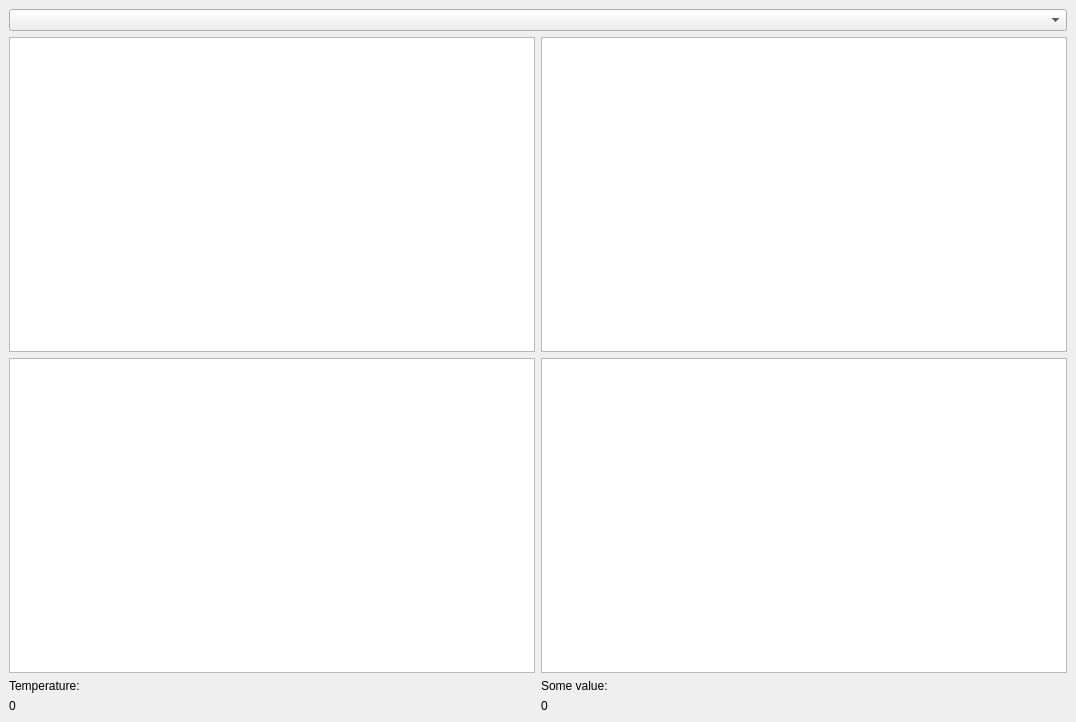
<?xml version="1.0" encoding="UTF-8"?>
<ui version="4.0">
 <class>mainwindow</class>
 <widget class="QMainWindow" name="mainwindow">
  <property name="geometry">
   <rect>
    <x>0</x>
    <y>0</y>
    <width>1076</width>
    <height>722</height>
   </rect>
  </property>
  <property name="windowTitle">
   <string>mainwindow</string>
  </property>
  <widget class="QWidget" name="centralwidget">
   <property name="sizePolicy">
    <sizepolicy hsizetype="Preferred" vsizetype="Preferred">
     <horstretch>0</horstretch>
     <verstretch>0</verstretch>
    </sizepolicy>
   </property>
   <layout class="QVBoxLayout" name="verticalLayout">
    <item>
     <widget class="QComboBox" name="ports"/>
    </item>
    <item>
     <layout class="QGridLayout" name="gridLayout" rowstretch="1,1,0,0,0,0">
      <property name="sizeConstraint">
       <enum>QLayout::SetDefaultConstraint</enum>
      </property>
      <item row="0" column="0">
       <widget class="QChartView" name="chart1"/>
      </item>
      <item row="0" column="1">
       <widget class="QChartView" name="chart2"/>
      </item>
      <item row="1" column="1">
       <widget class="QChartView" name="chart4"/>
      </item>
      <item row="1" column="0">
       <widget class="QChartView" name="chart3"/>
      </item>
     </layout>
    </item>
    <item>
     <layout class="QHBoxLayout" name="horizontalLayout">
      <item>
       <layout class="QVBoxLayout" name="verticalLayout_3">
        <item>
         <widget class="QLabel" name="title1">
          <property name="text">
           <string>Temperature:</string>
          </property>
         </widget>
        </item>
        <item>
         <widget class="QLabel" name="value1">
          <property name="text">
           <string>0</string>
          </property>
         </widget>
        </item>
       </layout>
      </item>
      <item>
       <layout class="QVBoxLayout" name="verticalLayout_4">
        <item>
         <widget class="QLabel" name="title2">
          <property name="text">
           <string>Some value: </string>
          </property>
         </widget>
        </item>
        <item>
         <widget class="QLabel" name="value2">
          <property name="text">
           <string>0</string>
          </property>
         </widget>
        </item>
       </layout>
      </item>
     </layout>
    </item>
   </layout>
  </widget>
 </widget>
 <customwidgets>
  <customwidget>
   <class>QChartView</class>
   <extends>QGraphicsView</extends>
   <header>QtCharts</header>
  </customwidget>
 </customwidgets>
 <resources/>
 <connections/>
</ui>
